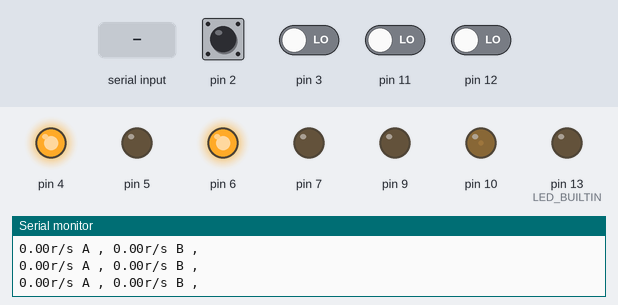
The sketch below on a simulated Arduino Uno, built with avr-gcc and run on an emulated ATmega328P. Parts: output pins drawn as LEDs (lit = HIGH), the last lines printed to the serial monitor. Dashed ring = blinking. The test bench sets the inputs (shaded band); at power-on: pin 2, pin 3, pin 11, pin 12 LOW.

Above: at 1.2 s.
1.3 s: pin 2 driven HIGH
At 1.6 s:
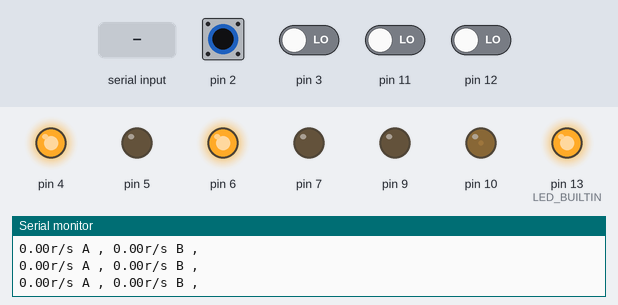
2.8 s: "!\n" received over Serial
At 4.0 s:
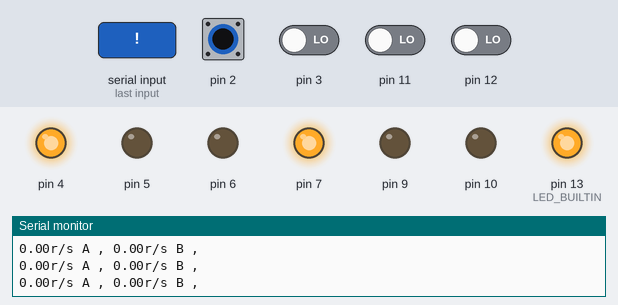
4.3 s: pin 2 driven LOW
At 5.1 s:
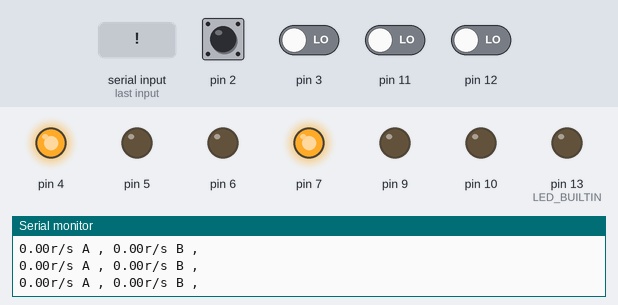
5.8 s: pin 3 driven HIGH
At 7.1 s:
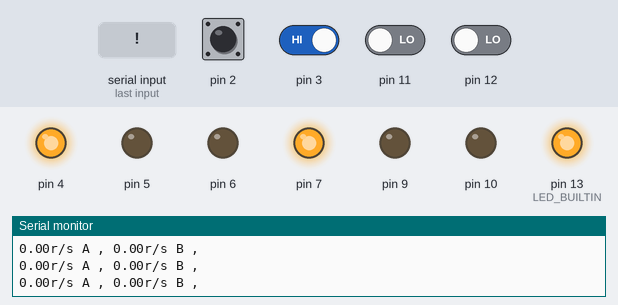
8.8 s: pin 3 driven LOW
At 9.5 s:
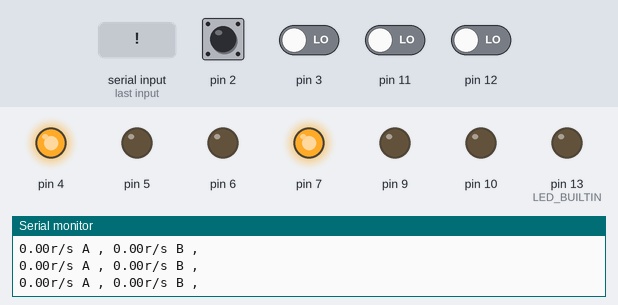
11.8 s: pin 2 pulsed HIGH 5 times (0.12 s each, 0.3 s apart)
At 12.16 s:
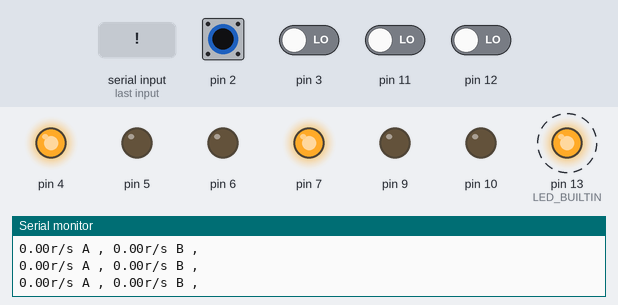
Timing chart, 0 to 14.8 s (numbered marks = the images above; inputs shaded):
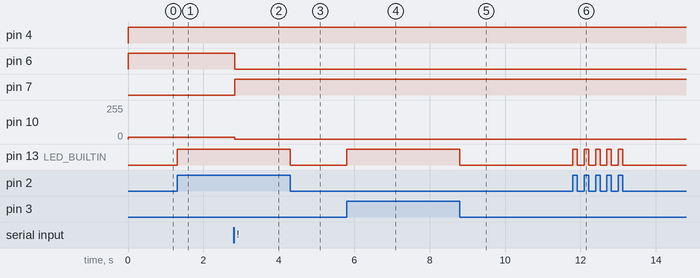

The sketch:

motor_testing.ino
```cpp
#include <ArduPID.h>

const double tickToRotationRatio = 1.0 / 4.0;
const double motorGearRatio = 1.0 / 100.0;
const double driveGearRatio = 17.0 / 60.0;
const double moduleRotationPerTick = tickToRotationRatio * motorGearRatio * driveGearRatio / 2.0;
double moduleRotation = 0;

bool newData = false;
int dataIndex = 0;
String inString = "";

bool pidMode = true;

struct Motor {
  // pins
  const int en, in1, in2, c1, c2;
  // const
  const bool reversePositive;
  // input/output
  double input;
  double output;
  // data
  volatile bool isUpdated;
  volatile int ticks;
  volatile double rotation, rps;
  unsigned long lastRpsUpdateMicros;
  double lastRotation;
  // pid
  double pidSetpoint, pidInput, pidOutput;
  const double kP, kI, kD, kS, kV;
  ArduPID pid;
};

Motor motorA = Motor{
  // pins
  9, 4, 5, 2, 11, true,
  // input/output
  0, 0,
  // data
  false, 0, 0, 0, 0, 0,
  // pid
  0, 0, 0,
  0, 0, 0,   // kP, kI, kD
  0, 0,      // Ks, Kv
  ArduPID()  // PID created later
};

Motor motorB = Motor{
  // pins
  10, 6, 7, 3, 12, false,
  //input
  0, 0,
  // data
  false, 0, 0, 0, 0, 0,
  // pid
  0, 0, 0,
  5, 0, 0,   // kP, kI, kD
  5, 7,      // Ks, Kv
  ArduPID()  // PID created later
};

Motor *motors[2] = { &motorA, &motorB };

// module rotation pid
double rotationPidInput = 0, rotationPidOutput = 0, rotationPidSetpoint = 0;
double kS = 0;
double kPFast = 20, kIFast = 1, kDFast = 0, kSFast = 0;
double kPSlow = 7, kISlow = 0, kDSlow = 0, kSSlow = .5;
ArduPID rotationPid;
bool fastPidMode = true;

void setup() {
  pinMode(LED_BUILTIN, OUTPUT);

  for (int i = 0; i < 2; i++) {
    pinMode(motors[i]->en, OUTPUT);
    pinMode(motors[i]->in1, OUTPUT);
    pinMode(motors[i]->in2, OUTPUT);
    pinMode(motors[i]->c1, INPUT);
    pinMode(motors[i]->c2, INPUT);
    attachInterrupt(digitalPinToInterrupt(motors[i]->c1), i == 0 ? updateMotorARotation : updateMotorBRotation, CHANGE);

    motors[i]->lastRpsUpdateMicros = micros();
    motors[i]->pid.begin(
      &motors[i]->pidInput, &motors[i]->pidOutput, &motors[i]->pidSetpoint,
      motors[i]->kP, motors[i]->kI, motors[i]->kD);
    motors[i]->pid.setOutputLimits(-100, 100);
    motors[i]->pid.start();
  }

  rotationPid.begin(&rotationPidInput, &rotationPidOutput, &rotationPidSetpoint, kPFast, kIFast, kDFast);
  rotationPid.setOutputLimits(-9, 9);
  rotationPid.start();

  Serial.begin(9600);
  Serial.println("<Arduino program starting...>");
}

void loop() {
  readMotorInputs();
  updateMotorVelocities();

  if (newData && !pidMode) {
    motorA.output = motorA.input;
    motorB.output = motorB.input;
    newData = false;
  }
  // Serial.print(String(digitalRead(motorA.c1)) + ", " + String(digitalRead(motorA.c2)));
  // Serial.print(String(motorA.c1) + ", " + String(motorA.c2));

  if (pidMode) {
    if (newData) {
      motorA.pidSetpoint = motorA.input;
      motorB.pidSetpoint = motorB.input;

      // rotationPidSetpoint = motorA.input;

      newData = false;
    }

    // if (abs(rotationPidSetpoint - moduleRotation) > 0.05) {
    //   int direction = rotationPidSetpoint > moduleRotation ? 1 : -1;
    //   motorA.pidSetpoint = 9 * direction;
    //   motorB.pidSetpoint = 9 * direction;
    // } else {
    //   motorA.pidSetpoint = 0;
    //   motorB.pidSetpoint = 0;
    // }

    // double error = abs(rotationPidSetpoint - moduleRotation);
    // double errorPidSlowThreshold = 0.2;
    // if (error > errorPidSlowThreshold && !fastPidMode) {
    //   setRotationPIDMode(false);
    // } else if (error <= errorPidSlowThreshold && fastPidMode) {
    //   setRotationPIDMode(false);
    // }

    // if (error > 0.005) {
    //   rotationPidInput = moduleRotation;
    //   rotationPid.compute();
    //   int pidOutputSign = rotationPidOutput > 0 ? 1 : -1;
    //   double output = constrain(rotationPidOutput + (kS * pidOutputSign), -9, 9);
    //   motorA.pidSetpoint = output;
    //   motorB.pidSetpoint = output;
    // } else {
    //   motorA.pidSetpoint = 0;
    //   motorB.pidSetpoint = 0;
    // }

    for (int i = 0; i < 2; i++) {
      motors[i]->pidInput = motors[i]->rps;
      motors[i]->pid.compute();
      int setpointSign = motors[i]->pidSetpoint > 0 ? 1 : -1;
      motors[i]->output = constrain(motors[i]->pidOutput + ((motors[i]->kS * setpointSign) + (motors[i]->kV * motors[i]->pidSetpoint)), -100, 100);
    }
  }

  setPercentOut(motorA, motorA.output);
  setPercentOut(motorB, motorB.output);

  // Serial.print(String(motorA.input, 1) + "AI , ");
  // Serial.print(String(motorA.output, 1) + " AO , ");
  Serial.print(String(motorA.rps) + "r/s A , ");
  // Serial.print(String(motorB.input, 1) + "BI , ");
  // Serial.print(String(motorB.output, 1) + " BO , ");
  Serial.print(String(motorB.rps) + "r/s B , ");

  // Serial.print(String(fastPidMode) + "r M , ");
  // Serial.print(String(motorA.output / 100.0) + " O, ");
  // Serial.print(String(rotationPidSetpoint) + "r M , ");
  // Serial.print(String(moduleRotation) + "r M , ");

  Serial.println();
}

void setRotationPIDMode(boolean fast) {
  fastPidMode = fast;
  if (fast) {
    rotationPid.setCoefficients(kPFast, kIFast, kDFast);
    kS = kSFast;
  } else {
    rotationPid.setCoefficients(kPSlow, kISlow, kDSlow);
    kS = kSSlow;
  }
  rotationPid.reset();
  rotationPid.start();
}

void setPercentOut(Motor motor, double percentOut) {
  bool direction = percentOut >= 0;
  if (motor.reversePositive) {
    direction = !direction;
  }
  if (direction) {
    digitalWrite(motor.in1, LOW);
    digitalWrite(motor.in2, HIGH);
  } else {
    digitalWrite(motor.in1, HIGH);
    digitalWrite(motor.in2, LOW);
  }

  analogWrite(motor.en, map(abs(percentOut), 0, 100, 0, 255));
}

double readMotorInputs() {
  while (Serial.available() && newData == false) {
    int inChar = Serial.read();
    if (inChar == '!') {  // PID MODE
      pidMode = !pidMode;
      break;
    }
    if (inChar == '=') {  // ZERO MODULE
      moduleRotation = 0;
      break;
    }
    if (isDigit(inChar) || inChar == '.' || inChar == '-') {
      inString += (char)inChar;
    }
    if ((inChar == ',' || inChar == '\n') && dataIndex <= 1) {
      motors[dataIndex]->input = constrain(inString.toDouble(), -100, 100);
      inString = "";
      dataIndex++;
    }
    if (inChar == '\n') {
      newData = true;
      dataIndex = 0;
    }
  }
}

// called every loop
void updateMotorVelocities() {
  updateMotorVelocity(motorA);
  updateMotorVelocity(motorB);
}

void updateMotorVelocity(Motor &motor) {
  unsigned long currMicros = micros();
  if (currMicros > motor.lastRpsUpdateMicros) {
    double secondsDiff = (currMicros - motor.lastRpsUpdateMicros) / 1000000.0;
    if (motor.isUpdated || secondsDiff > 0.1) {
      double rotationDiff = motor.rotation - motor.lastRotation;
      motor.rps = rotationDiff / secondsDiff;
      motor.lastRotation = motor.rotation;
      motor.isUpdated = false;
      motor.lastRpsUpdateMicros = currMicros;
    }
  } else {
    motor.lastRpsUpdateMicros = currMicros;
  }
}

void updateMotorARotation() {
  updateMotorRotation(motorA);
}

void updateMotorBRotation() {
  updateMotorRotation(motorB);
}

void updateMotorRotation(Motor &motor) {
  int c1Val = digitalRead(motor.c1);

  if (c1Val != digitalRead(motor.c2)) {
    // CCW
    motor.ticks += 1;
    moduleRotation += moduleRotationPerTick;
    digitalWrite(LED_BUILTIN, HIGH);
  } else {
    // CW
    motor.ticks -= 1;
    moduleRotation -= moduleRotationPerTick;
    digitalWrite(LED_BUILTIN, LOW);
  }

  motor.rotation = motor.ticks * tickToRotationRatio * motorGearRatio;
  motor.isUpdated = true;
}
```

Measured:
- after the input at 1.3 s, pin 13 (LED_BUILTIN): LOW → HIGH at once
- after the input at 2.8 s, pin 6: HIGH → LOW at once; pin 7: LOW → HIGH at once; pin 10: 12/255 → 0/255 at once
- after the input at 4.3 s, pin 13 (LED_BUILTIN): HIGH → LOW at once
- after the input at 5.8 s, pin 13 (LED_BUILTIN): LOW → HIGH at once
- after the input at 8.8 s, pin 13 (LED_BUILTIN): HIGH → LOW at once
- after the input at 11.8 s, pin 13 (LED_BUILTIN): alternates HIGH for 0.12 s and LOW for 0.18 s, 10 changes in all, then stays LOW, starting at once
